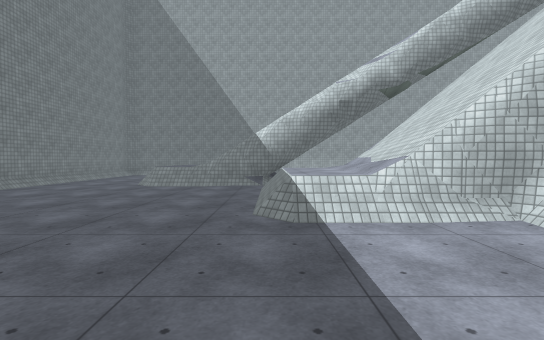
view 1 (above)

16 first-person views from a walk through a scene from a Unity 3-D project. The camera is 1.4 m above the floor, tilts 2° down and sees 85° across. The floor is counted in squares, 2 m on a side. Each view is taken from the middle of a square. On the plan, view 1 faces up. The plan holds only what a view shows up to about 10 squares ahead; the rest is blank. The place goes on beyond the plan. The player is left out. Surface patterns are stand-ins for the level's own textures.

view 2
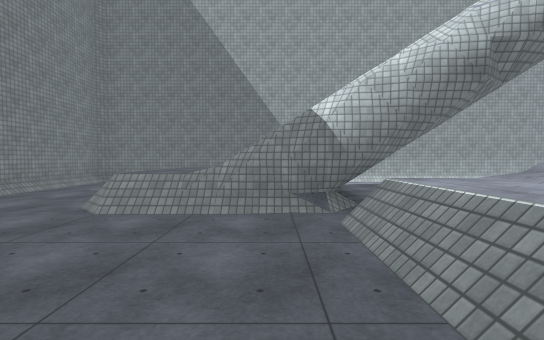

view 3
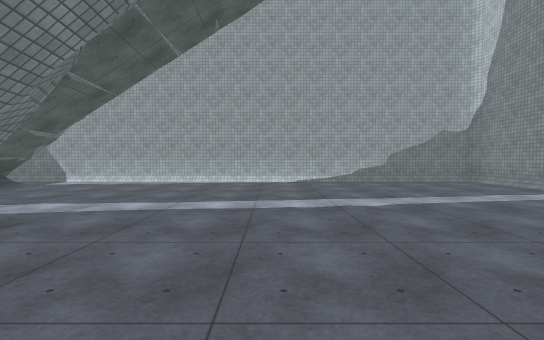

view 4
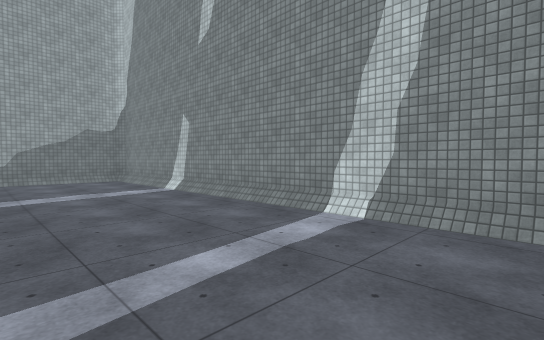

view 5
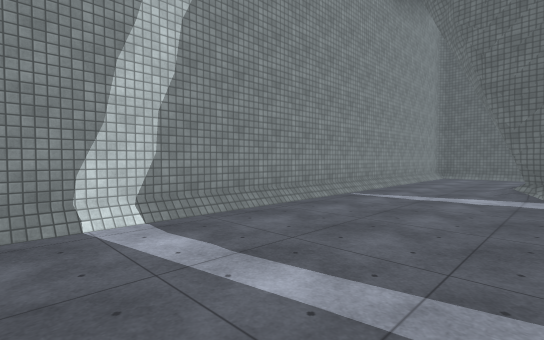

view 6
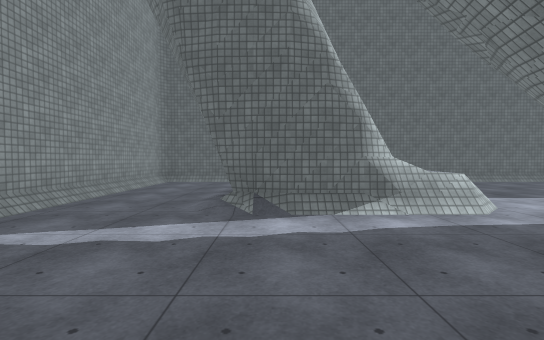

view 7
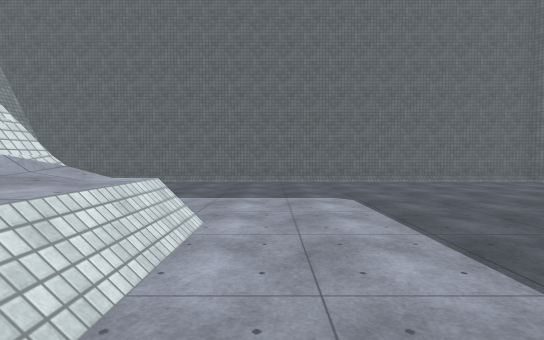

view 8
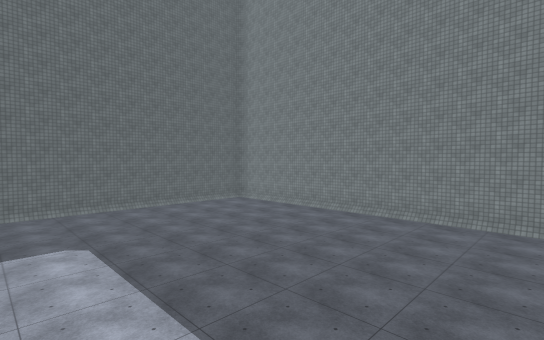

view 9
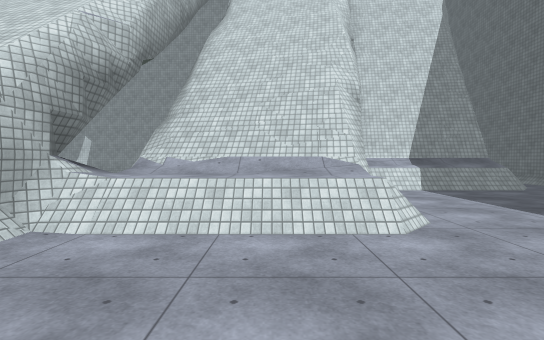

view 10
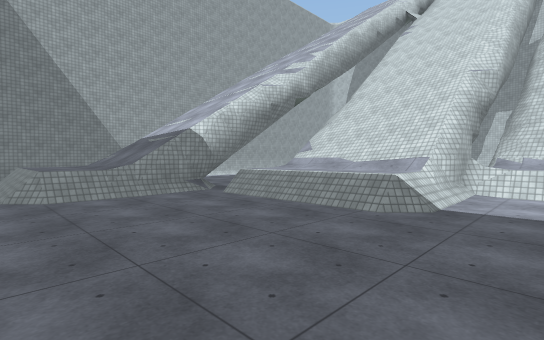

view 11
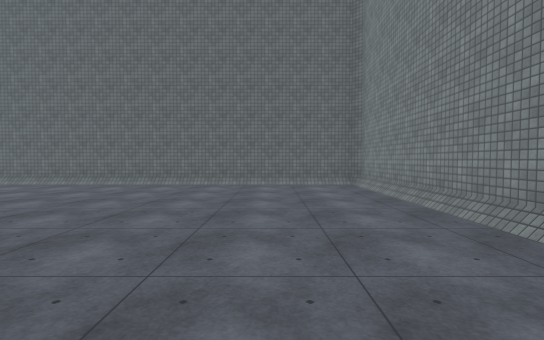

view 12
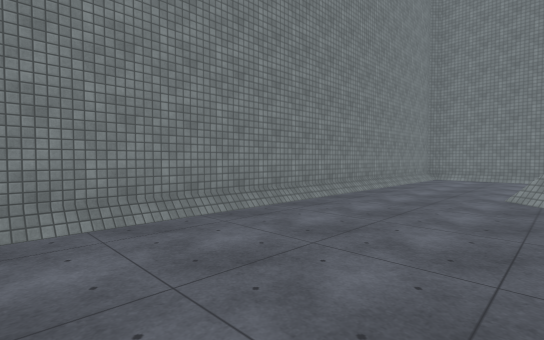

view 13
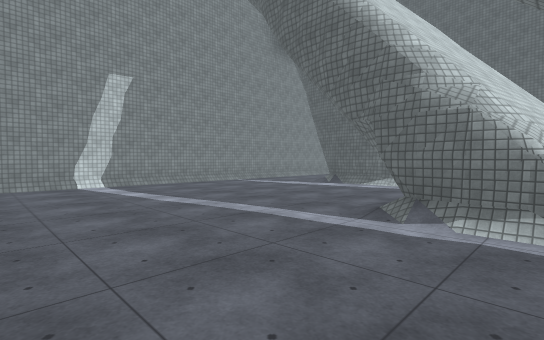

view 14
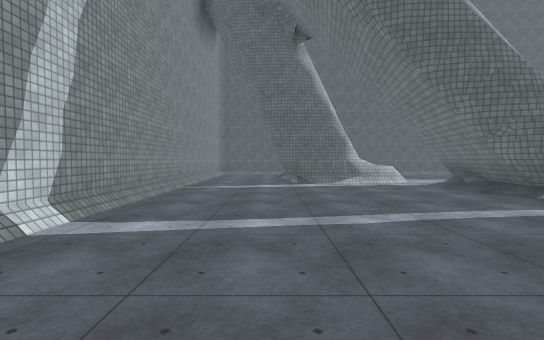

view 15
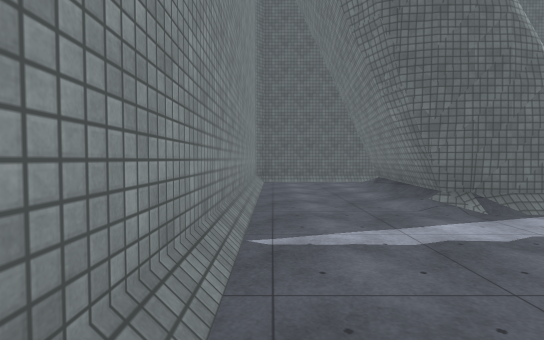

view 16
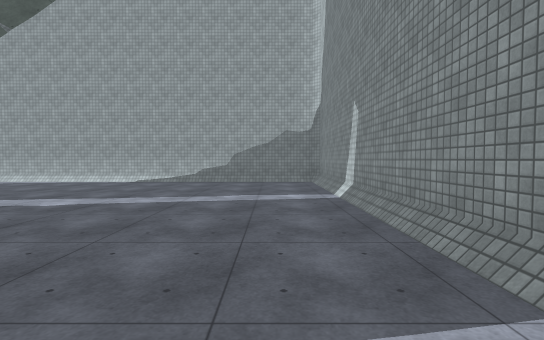

### Floor plan
Key: @ floor where view 1 was taken; # wall or solid block; . main floor; : floor 1 m higher than the main floor; / step, stairs or slope; = window, fence, low wall or low ledge; v drop or lower ground.
Columns run from 7 left of view 1 to 14 right of it. Each row starts with its distance up from view 1.
 14 ######################
 13 #.... ...............#
 12 #.../   /............#
 11 #...:////............#
 10 #...:////............#
  9 #...:////............#
  8 #.../=v#/............#
  7 #......//// .........#
  6 #....../////.........#
  5 #....../////.........#
  4 #......////#.........#
  3 #........./####......#
  2 #........./:###......#
  1 #........./:##.......#
  0 #......@..//##.......#
 -1 #.............#v##/..#
 -2 #.............//##/..#
 -3 #............./###/..#
 -4 #............./###...#
 -5 #.............=###...#
 -6 #....................#
 -7 ######################

Positions as (right, up) in squares from view 1, and headings:
1: (0, 0), facing up
2: (-1, 4), facing up
3: (7, 4), facing up
4: (10, 3), facing up-right
5: (10, 6), facing down-right
6: (10, 3), facing down
7: (2, 3), facing down
8: (2, 4), facing down-left
9: (0, 1), facing right
10: (-4, 2), facing up-right
11: (-4, 2), facing down
12: (-3, 2), facing up-left
13: (5, 7), facing down-right
14: (11, 8), facing down
15: (13, 3), facing down
16: (12, 4), facing up
